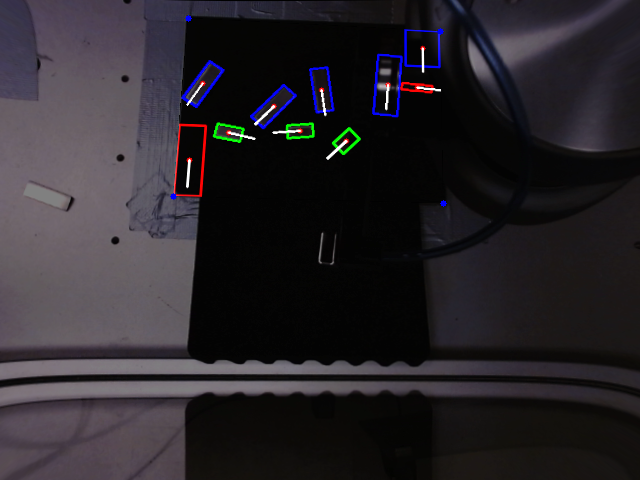
#> input picture web/quality.png, 640 x 480 px
$ python quality.py
#> lines starting #> are read from the running program, lines starting #| are printed output that depends on the picture; after the words box and inside, x2 and y2 are one past the last pixel; in counts of white or black regions, pixels touching at a corner belong together
#> further down, img is the input picture: shape (480, 640, 3); mean B, G, R 42.3, 37.5, 41.2
import cv2
import numpy as np
import matplotlib.pyplot as plt
from scipy.signal import find_peaks

class quality:
    def __init__(self, image):
        self.image = image
    def orientation(self):
        #Open image
        self.canny = cv2.Canny(self.image, 150, 200)
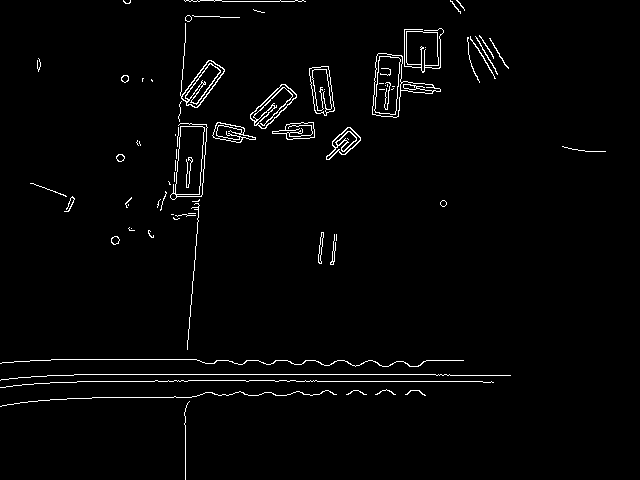
#> self.canny: shape (480, 640); 2.1% white in thin lines or dots
        #crop image
        self.canny = self.canny[206:264, 301:347]
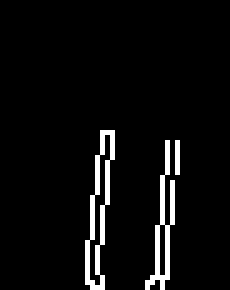
#> self.canny: shape (58, 46) (shown 5 times larger); 4.8% white in thin lines or dots, all inside (x1, y1, x2, y2) = (17, 26, 36, 58)

        #plt.imshow(self.canny, cmap='gray')
        #plt.show()

        kernel = np.ones((2,2), np.uint8)
        self.dialate = cv2.dilate(self.canny, kernel,iterations=1)
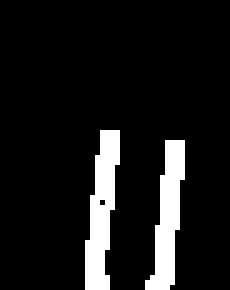
#> self.dialate: shape (58, 46) (shown 5 times larger); 9.9% white; 2 white regions, box (x1, y1, x2, y2) and area: (17, 26, 24, 58) 137, (29, 28, 37, 58) 126

        plt.figure(figsize=(10,10))
        plt.imshow(self.dialate, cmap='gray')
        plt.show()
        histogram = np.sum(self.dialate, axis=1)
#> histogram = 58 values, max 2805 at index 56, min 0 at index 0, mean 1156.3
        self.max_index = np.argmax(histogram)
#> self.max_index = 56
        x_coords = np.where(self.canny[self.max_index, :] == 255)
#> x_coords = ([17, 18, 20, 29, 30, 32],)
        print(x_coords)
#| (array([17, 18, 20, 29, 30, 32]),)
        self.x_middle = int(np.round(np.median(x_coords)))
#> self.x_middle = 24
        self.x_middle = 24
        print(self.x_middle)
        #print(self.max_index)
        self.axis_y_len = len(histogram)
#> self.axis_y_len = 58
        #print(self.axis_y_len)
        if self.max_index < self.axis_y_len/2:
            #print("Top")
            return 1
        else:
            #print("Bottom")
            return 0


    def qual(self):
        #Crop the image from max indeks
        orient = self.orientation()

        #Go from left to right until you find first white pixel

        # Initialize variables to store the coordinates of the first white pixel
        left_white_pixels = []
        right_white_pixels = []

        # Go from left to right
        for y in range(self.dialate.shape[0]):
            for x in range(self.dialate.shape[1]):
                # Check if the pixel is white
                if self.dialate[y, x] == 255:
                    left_white_pixels.append(x)
                    break

        # Go from right to left
        for y in range(self.dialate.shape[0]):
            for x in range(self.dialate.shape[1]-1, -1, -1):
                # Check if the pixel is white
                if self.dialate[y, x] == 255:
                    right_white_pixels.append(x)
                    break

        # print(f"Found left white pixels at {left_white_pixels}")
        # print(f"Found right white pixels at {right_white_pixels}")
        distance = []
        for i in range(left_white_pixels[0]):
            distance.append(right_white_pixels[i] - left_white_pixels[i])

        print("Distance list:",distance)
#| Distance list: [3, 3, 16, 16, 16, 17, 17, 17, 17, 17, 16, 16, 16, 17, 17, 17, 17, 17, 17, 17]
        if self.orientation == 1:
            #Check bottom value in distance list
            distance = distance[-1]
            print(distance)
            if distance > 20 or distance < 10:
                print("Quality is bad")
            else:
                print("Quality is good")
        else:
            #Check top value in distance list
            distance = distance[0]
#> distance = 3
            print(distance)
#| 3
            if distance > 20 or distance < 10:
                print("Quality is bad")
            else:
                print("Quality is good")


        # [61 lines of commented-out code are left out]


if __name__ == "__main__":
    img = cv2.imread('web/quality.png')

    plt.imshow(img)
    plt.show()

    q = quality(img)
    q.qual()
